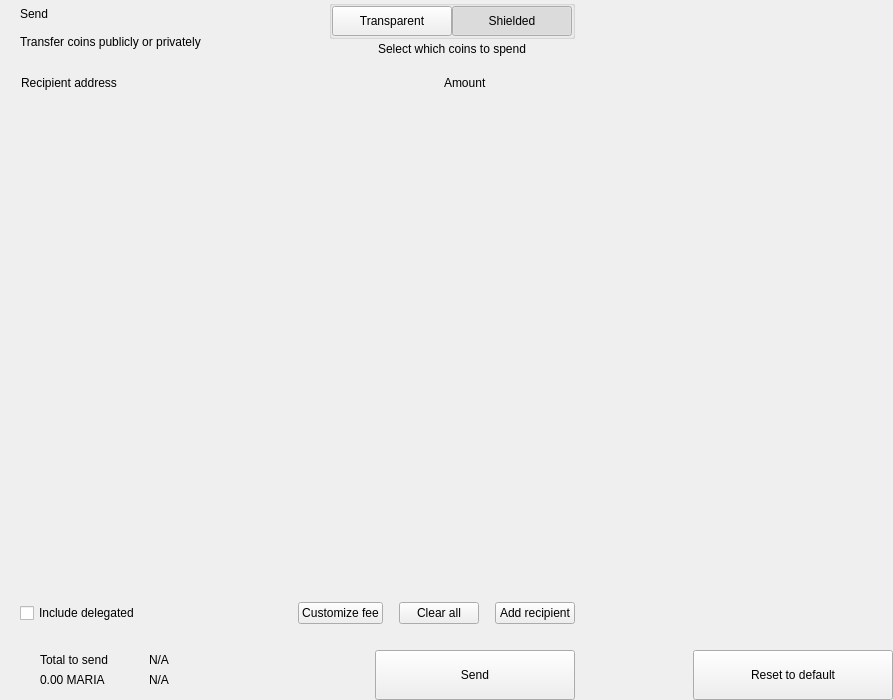
<?xml version="1.0" encoding="UTF-8"?>
<ui version="4.0">
 <class>send</class>
 <widget class="QWidget" name="send">
  <property name="geometry">
   <rect>
    <x>0</x>
    <y>0</y>
    <width>893</width>
    <height>700</height>
   </rect>
  </property>
  <property name="windowTitle">
   <string notr="true">N/A</string>
  </property>
  <layout class="QHBoxLayout" name="horizontalLayout_2" stretch="2,1">
   <property name="spacing">
    <number>0</number>
   </property>
   <property name="leftMargin">
    <number>0</number>
   </property>
   <property name="topMargin">
    <number>0</number>
   </property>
   <property name="rightMargin">
    <number>0</number>
   </property>
   <property name="bottomMargin">
    <number>0</number>
   </property>
   <item>
    <widget class="QWidget" name="left" native="true">
     <layout class="QVBoxLayout" name="verticalLayout_3">
      <property name="spacing">
       <number>0</number>
      </property>
      <property name="leftMargin">
       <number>0</number>
      </property>
      <property name="topMargin">
       <number>0</number>
      </property>
      <property name="rightMargin">
       <number>0</number>
      </property>
      <property name="bottomMargin">
       <number>0</number>
      </property>
      <item>
       <layout class="QVBoxLayout" name="verticalLayout_22" stretch="0,0,0,1,0,0,0,0">
        <property name="spacing">
         <number>0</number>
        </property>
        <item>
         <layout class="QHBoxLayout" name="horizontalLayout_3">
          <property name="spacing">
           <number>0</number>
          </property>
          <property name="leftMargin">
           <number>20</number>
          </property>
          <property name="rightMargin">
           <number>20</number>
          </property>
          <item>
           <layout class="QVBoxLayout" name="verticalLayout">
            <property name="spacing">
             <number>0</number>
            </property>
            <item>
             <widget class="QLabel" name="labelTitle">
              <property name="text">
               <string>Send</string>
              </property>
              <property name="alignment">
               <set>Qt::AlignLeading|Qt::AlignLeft|Qt::AlignVCenter</set>
              </property>
             </widget>
            </item>
            <item>
             <widget class="QLabel" name="labelSubtitle1">
              <property name="text">
               <string>Transfer coins publicly or privately</string>
              </property>
             </widget>
            </item>
           </layout>
          </item>
          <item>
           <spacer name="horizontalSpacer">
            <property name="orientation">
             <enum>Qt::Horizontal</enum>
            </property>
            <property name="sizeHint" stdset="0">
             <size>
              <width>40</width>
              <height>20</height>
             </size>
            </property>
           </spacer>
          </item>
          <item>
           <layout class="QVBoxLayout" name="verticalLayout_6">
            <property name="spacing">
             <number>3</number>
            </property>
            <item alignment="Qt::AlignHCenter">
             <widget class="QGroupBox" name="groupBox">
              <property name="styleSheet">
               <string notr="true">#groupBox{
padding-top:2px;
}</string>
              </property>
              <property name="title">
               <string/>
              </property>
              <property name="alignment">
               <set>Qt::AlignCenter</set>
              </property>
              <layout class="QHBoxLayout" name="horizontalLayout_4">
               <property name="spacing">
                <number>0</number>
               </property>
               <property name="leftMargin">
                <number>0</number>
               </property>
               <property name="topMargin">
                <number>0</number>
               </property>
               <property name="rightMargin">
                <number>0</number>
               </property>
               <property name="bottomMargin">
                <number>0</number>
               </property>
               <item>
                <widget class="QPushButton" name="pushLeft">
                 <property name="minimumSize">
                  <size>
                   <width>120</width>
                   <height>30</height>
                  </size>
                 </property>
                 <property name="maximumSize">
                  <size>
                   <width>120</width>
                   <height>30</height>
                  </size>
                 </property>
                 <property name="focusPolicy">
                  <enum>Qt::NoFocus</enum>
                 </property>
                 <property name="text">
                  <string>Transparent</string>
                 </property>
                 <property name="checkable">
                  <bool>true</bool>
                 </property>
                 <property name="autoExclusive">
                  <bool>true</bool>
                 </property>
                </widget>
               </item>
               <item>
                <widget class="QPushButton" name="pushRight">
                 <property name="minimumSize">
                  <size>
                   <width>120</width>
                   <height>30</height>
                  </size>
                 </property>
                 <property name="maximumSize">
                  <size>
                   <width>120</width>
                   <height>30</height>
                  </size>
                 </property>
                 <property name="focusPolicy">
                  <enum>Qt::NoFocus</enum>
                 </property>
                 <property name="text">
                  <string>Shielded</string>
                 </property>
                 <property name="checkable">
                  <bool>true</bool>
                 </property>
                 <property name="checked">
                  <bool>true</bool>
                 </property>
                 <property name="autoExclusive">
                  <bool>true</bool>
                 </property>
                </widget>
               </item>
              </layout>
             </widget>
            </item>
            <item alignment="Qt::AlignHCenter|Qt::AlignTop">
             <widget class="QLabel" name="labelSubtitle2">
              <property name="styleSheet">
               <string notr="true"/>
              </property>
              <property name="text">
               <string>Select which coins to spend</string>
              </property>
              <property name="alignment">
               <set>Qt::AlignCenter</set>
              </property>
              <property name="indent">
               <number>0</number>
              </property>
             </widget>
            </item>
           </layout>
          </item>
         </layout>
        </item>
        <item>
         <spacer name="verticalSpacer_2">
          <property name="orientation">
           <enum>Qt::Vertical</enum>
          </property>
          <property name="sizeType">
           <enum>QSizePolicy::Fixed</enum>
          </property>
          <property name="sizeHint" stdset="0">
           <size>
            <width>20</width>
            <height>20</height>
           </size>
          </property>
         </spacer>
        </item>
        <item>
         <layout class="QHBoxLayout" name="horizontalLayout" stretch="6,0,2">
          <property name="spacing">
           <number>0</number>
          </property>
          <property name="leftMargin">
           <number>10</number>
          </property>
          <property name="topMargin">
           <number>0</number>
          </property>
          <property name="rightMargin">
           <number>20</number>
          </property>
          <property name="bottomMargin">
           <number>0</number>
          </property>
          <item>
           <widget class="QLabel" name="labelSubtitleAddress">
            <property name="styleSheet">
             <string notr="true">margin-left:8px;</string>
            </property>
            <property name="text">
             <string>Recipient address</string>
            </property>
           </widget>
          </item>
          <item>
           <spacer name="horizontalSpacer_3">
            <property name="orientation">
             <enum>Qt::Horizontal</enum>
            </property>
            <property name="sizeType">
             <enum>QSizePolicy::Fixed</enum>
            </property>
            <property name="sizeHint" stdset="0">
             <size>
              <width>40</width>
              <height>1</height>
             </size>
            </property>
           </spacer>
          </item>
          <item>
           <widget class="QLabel" name="labelSubtitleAmount">
            <property name="text">
             <string>Amount</string>
            </property>
           </widget>
          </item>
         </layout>
        </item>
        <item>
         <widget class="QScrollArea" name="scrollArea">
          <property name="minimumSize">
           <size>
            <width>0</width>
            <height>350</height>
           </size>
          </property>
          <property name="styleSheet">
           <string notr="true">#scrollArea {
            background:transparent;
            margin-top:10px;
}</string>
          </property>
          <property name="horizontalScrollBarPolicy">
           <enum>Qt::ScrollBarAlwaysOff</enum>
          </property>
          <property name="sizeAdjustPolicy">
           <enum>QAbstractScrollArea::AdjustIgnored</enum>
          </property>
          <property name="widgetResizable">
           <bool>true</bool>
          </property>
          <property name="alignment">
           <set>Qt::AlignLeading|Qt::AlignLeft|Qt::AlignTop</set>
          </property>
          <widget class="QWidget" name="scrollAreaWidgetContents">
           <property name="geometry">
            <rect>
             <x>0</x>
             <y>0</y>
             <width>591</width>
             <height>16</height>
            </rect>
           </property>
           <property name="sizePolicy">
            <sizepolicy hsizetype="Preferred" vsizetype="Maximum">
             <horstretch>0</horstretch>
             <verstretch>0</verstretch>
            </sizepolicy>
           </property>
           <property name="autoFillBackground">
            <bool>false</bool>
           </property>
           <property name="styleSheet">
            <string notr="true">#scrollAreaWidgetContents {
             background:transparent;
             }</string>
           </property>
           <layout class="QVBoxLayout" name="verticalLayout_7">
            <property name="spacing">
             <number>0</number>
            </property>
            <property name="sizeConstraint">
             <enum>QLayout::SetDefaultConstraint</enum>
            </property>
            <property name="leftMargin">
             <number>0</number>
            </property>
            <property name="topMargin">
             <number>0</number>
            </property>
            <property name="rightMargin">
             <number>0</number>
            </property>
            <property name="bottomMargin">
             <number>0</number>
            </property>
           </layout>
          </widget>
         </widget>
        </item>
        <item>
         <spacer name="verticalSpacer_4">
          <property name="orientation">
           <enum>Qt::Vertical</enum>
          </property>
          <property name="sizeType">
           <enum>QSizePolicy::Fixed</enum>
          </property>
          <property name="sizeHint" stdset="0">
           <size>
            <width>20</width>
            <height>20</height>
           </size>
          </property>
         </spacer>
        </item>
        <item>
         <layout class="QHBoxLayout" name="horizontalLayout_20">
          <property name="spacing">
           <number>6</number>
          </property>
          <property name="leftMargin">
           <number>20</number>
          </property>
          <property name="rightMargin">
           <number>20</number>
          </property>
          <item>
           <widget class="QCheckBox" name="checkBoxDelegations">
            <property name="layoutDirection">
             <enum>Qt::LeftToRight</enum>
            </property>
            <property name="text">
             <string>Include delegated</string>
            </property>
           </widget>
          </item>
          <item>
           <spacer name="horizontalSpacer_4">
            <property name="orientation">
             <enum>Qt::Horizontal</enum>
            </property>
            <property name="sizeHint" stdset="0">
             <size>
              <width>10</width>
              <height>20</height>
             </size>
            </property>
           </spacer>
          </item>
          <item>
           <widget class="QPushButton" name="pushButtonFee">
            <property name="focusPolicy">
             <enum>Qt::NoFocus</enum>
            </property>
            <property name="text">
             <string>Customize fee</string>
            </property>
           </widget>
          </item>
          <item>
           <spacer name="horizontalSpacer_11">
            <property name="orientation">
             <enum>Qt::Horizontal</enum>
            </property>
            <property name="sizeType">
             <enum>QSizePolicy::Minimum</enum>
            </property>
            <property name="sizeHint" stdset="0">
             <size>
              <width>10</width>
              <height>20</height>
             </size>
            </property>
           </spacer>
          </item>
          <item>
           <widget class="QPushButton" name="pushButtonClear">
            <property name="focusPolicy">
             <enum>Qt::NoFocus</enum>
            </property>
            <property name="layoutDirection">
             <enum>Qt::RightToLeft</enum>
            </property>
            <property name="text">
             <string>Clear all</string>
            </property>
           </widget>
          </item>
          <item>
           <spacer name="horizontalSpacer_6">
            <property name="orientation">
             <enum>Qt::Horizontal</enum>
            </property>
            <property name="sizeType">
             <enum>QSizePolicy::Fixed</enum>
            </property>
            <property name="sizeHint" stdset="0">
             <size>
              <width>10</width>
              <height>20</height>
             </size>
            </property>
           </spacer>
          </item>
          <item>
           <widget class="QPushButton" name="pushButtonAddRecipient">
            <property name="focusPolicy">
             <enum>Qt::NoFocus</enum>
            </property>
            <property name="text">
             <string>Add recipient</string>
            </property>
           </widget>
          </item>
         </layout>
        </item>
        <item>
         <spacer name="verticalSpacer">
          <property name="orientation">
           <enum>Qt::Vertical</enum>
          </property>
          <property name="sizeType">
           <enum>QSizePolicy::Fixed</enum>
          </property>
          <property name="sizeHint" stdset="0">
           <size>
            <width>20</width>
            <height>16</height>
           </size>
          </property>
         </spacer>
        </item>
        <item>
         <layout class="QHBoxLayout" name="horizontalLayout_7">
          <property name="rightMargin">
           <number>20</number>
          </property>
          <item>
           <layout class="QHBoxLayout" name="horizontalLayout_10">
            <property name="spacing">
             <number>0</number>
            </property>
            <property name="leftMargin">
             <number>8</number>
            </property>
            <item>
             <widget class="QStackedWidget" name="stackedWidget">
              <property name="minimumSize">
               <size>
                <width>0</width>
                <height>60</height>
               </size>
              </property>
              <property name="maximumSize">
               <size>
                <width>16777215</width>
                <height>60</height>
               </size>
              </property>
              <widget class="QWidget" name="page1">
               <layout class="QVBoxLayout" name="verticalLayout_71" stretch="0">
                <property name="spacing">
                 <number>6</number>
                </property>
                <property name="leftMargin">
                 <number>12</number>
                </property>
                <property name="topMargin">
                 <number>0</number>
                </property>
                <property name="rightMargin">
                 <number>0</number>
                </property>
                <property name="bottomMargin">
                 <number>0</number>
                </property>
                <item>
                 <widget class="QWidget" name="coinWidget" native="true">
                  <property name="minimumSize">
                   <size>
                    <width>0</width>
                    <height>60</height>
                   </size>
                  </property>
                  <property name="maximumSize">
                   <size>
                    <width>16777215</width>
                    <height>60</height>
                   </size>
                  </property>
                  <layout class="QHBoxLayout" name="horizontalLayout_9">
                   <property name="spacing">
                    <number>0</number>
                   </property>
                   <property name="leftMargin">
                    <number>20</number>
                   </property>
                   <property name="topMargin">
                    <number>10</number>
                   </property>
                   <property name="rightMargin">
                    <number>20</number>
                   </property>
                   <property name="bottomMargin">
                    <number>10</number>
                   </property>
                   <item>
                    <layout class="QVBoxLayout" name="verticalSend">
                     <property name="spacing">
                      <number>0</number>
                     </property>
                     <item>
                      <widget class="QLabel" name="labelTitleTotalSend">
                       <property name="text">
                        <string>Total to send</string>
                       </property>
                      </widget>
                     </item>
                     <item>
                      <widget class="QLabel" name="labelAmountSend">
                       <property name="text">
                        <string notr="true">0.00 MARIA</string>
                       </property>
                      </widget>
                     </item>
                    </layout>
                   </item>
                   <item>
                    <spacer name="horizontalSpacer_9">
                     <property name="orientation">
                      <enum>Qt::Horizontal</enum>
                     </property>
                     <property name="sizeType">
                      <enum>QSizePolicy::Fixed</enum>
                     </property>
                     <property name="sizeHint" stdset="0">
                      <size>
                       <width>20</width>
                       <height>20</height>
                      </size>
                     </property>
                    </spacer>
                   </item>
                   <item>
                    <widget class="QLabel" name="labelLine">
                     <property name="minimumSize">
                      <size>
                       <width>1</width>
                       <height>0</height>
                      </size>
                     </property>
                     <property name="maximumSize">
                      <size>
                       <width>1</width>
                       <height>16777215</height>
                      </size>
                     </property>
                     <property name="text">
                      <string/>
                     </property>
                    </widget>
                   </item>
                   <item>
                    <spacer name="horizontalSpacer_10">
                     <property name="orientation">
                      <enum>Qt::Horizontal</enum>
                     </property>
                     <property name="sizeType">
                      <enum>QSizePolicy::Fixed</enum>
                     </property>
                     <property name="sizeHint" stdset="0">
                      <size>
                       <width>20</width>
                       <height>20</height>
                      </size>
                     </property>
                    </spacer>
                   </item>
                   <item>
                    <layout class="QVBoxLayout" name="verticalRemaining">
                     <property name="spacing">
                      <number>0</number>
                     </property>
                     <item>
                      <widget class="QLabel" name="labelTitleTotalRemaining">
                       <property name="text">
                        <string notr="true">N/A</string>
                       </property>
                      </widget>
                     </item>
                     <item>
                      <widget class="QLabel" name="labelAmountRemaining">
                       <property name="text">
                        <string notr="true">N/A</string>
                       </property>
                      </widget>
                     </item>
                    </layout>
                   </item>
                  </layout>
                 </widget>
                </item>
               </layout>
              </widget>
              <widget class="QWidget" name="page_2"/>
             </widget>
            </item>
           </layout>
          </item>
          <item>
           <spacer name="horizontalSpacer_5">
            <property name="orientation">
             <enum>Qt::Horizontal</enum>
            </property>
            <property name="sizeType">
             <enum>QSizePolicy::Expanding</enum>
            </property>
            <property name="sizeHint" stdset="0">
             <size>
              <width>40</width>
              <height>20</height>
             </size>
            </property>
           </spacer>
          </item>
          <item alignment="Qt::AlignBottom">
           <widget class="QPushButton" name="pushButtonSave">
            <property name="minimumSize">
             <size>
              <width>200</width>
              <height>50</height>
             </size>
            </property>
            <property name="maximumSize">
             <size>
              <width>200</width>
              <height>50</height>
             </size>
            </property>
            <property name="focusPolicy">
             <enum>Qt::NoFocus</enum>
            </property>
            <property name="text">
             <string>Send</string>
            </property>
           </widget>
          </item>
         </layout>
        </item>
       </layout>
      </item>
     </layout>
    </widget>
   </item>
   <item>
    <widget class="QWidget" name="right" native="true">
     <layout class="QVBoxLayout" name="verticalLayout_5">
      <property name="leftMargin">
       <number>0</number>
      </property>
      <property name="topMargin">
       <number>0</number>
      </property>
      <property name="rightMargin">
       <number>0</number>
      </property>
      <property name="bottomMargin">
       <number>0</number>
      </property>
      <item>
       <layout class="QVBoxLayout" name="verticalLayout_4">
        <property name="spacing">
         <number>6</number>
        </property>
        <item>
         <widget class="OptionButton" name="btnCoinControl" native="true">
          <property name="minimumSize">
           <size>
            <width>0</width>
            <height>50</height>
           </size>
          </property>
         </widget>
        </item>
        <item>
         <widget class="OptionButton" name="btnChangeAddress" native="true">
          <property name="minimumSize">
           <size>
            <width>0</width>
            <height>50</height>
           </size>
          </property>
         </widget>
        </item>
        <item>
         <widget class="OptionButton" name="btnUri" native="true">
          <property name="minimumSize">
           <size>
            <width>0</width>
            <height>50</height>
           </size>
          </property>
         </widget>
        </item>
        <item>
         <widget class="OptionButton" name="btnShieldCoins" native="true">
          <property name="minimumSize">
           <size>
            <width>0</width>
            <height>50</height>
           </size>
          </property>
         </widget>
        </item>
        <item>
         <spacer name="verticalSpacer_5">
          <property name="orientation">
           <enum>Qt::Vertical</enum>
          </property>
          <property name="sizeHint" stdset="0">
           <size>
            <width>20</width>
            <height>40</height>
           </size>
          </property>
         </spacer>
        </item>
        <item>
         <layout class="QHBoxLayout" name="horizontalLayout_8">
          <item>
           <spacer name="horizontalSpacer_7">
            <property name="orientation">
             <enum>Qt::Horizontal</enum>
            </property>
            <property name="sizeHint" stdset="0">
             <size>
              <width>40</width>
              <height>20</height>
             </size>
            </property>
           </spacer>
          </item>
          <item>
           <widget class="QPushButton" name="pushButtonReset">
            <property name="minimumSize">
             <size>
              <width>200</width>
              <height>50</height>
             </size>
            </property>
            <property name="maximumSize">
             <size>
              <width>200</width>
              <height>50</height>
             </size>
            </property>
            <property name="focusPolicy">
             <enum>Qt::NoFocus</enum>
            </property>
            <property name="text">
             <string>Reset to default</string>
            </property>
           </widget>
          </item>
         </layout>
        </item>
       </layout>
      </item>
     </layout>
    </widget>
   </item>
  </layout>
 </widget>
 <customwidgets>
  <customwidget>
   <class>OptionButton</class>
   <extends>QWidget</extends>
   <header>qt/maria/optionbutton.h</header>
   <container>1</container>
  </customwidget>
 </customwidgets>
 <resources/>
 <connections/>
</ui>
